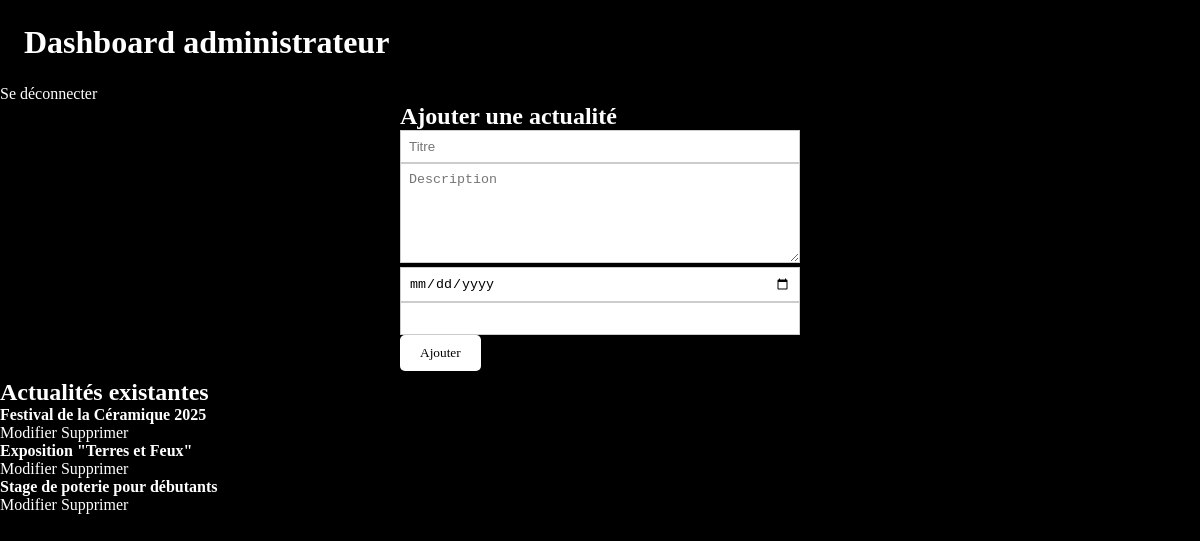
/scripts/dashboard.php (signed in), run on an earlier commit of the app's database.
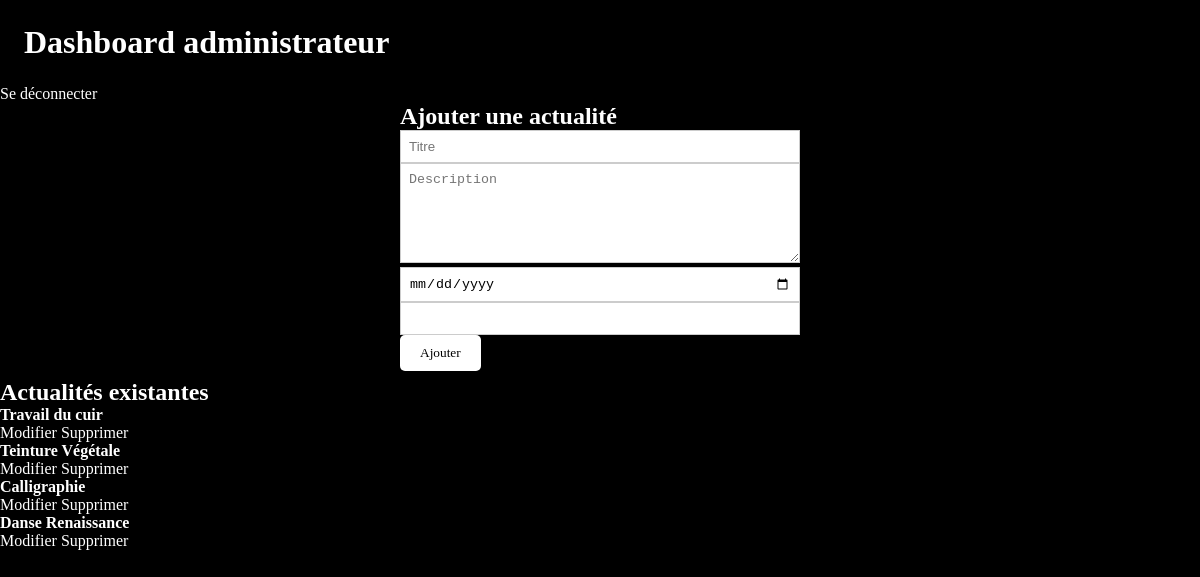
And on a later commit of the database.
### tables this page shows
CREATE TABLE `evenement` (
  `id_evenement` int(11) NOT NULL,
  `titre` varchar(200) NOT NULL,
  `date_debut` datetime NOT NULL,
  `date_fin` datetime NOT NULL,
  `prix` decimal(10,2) DEFAULT NULL,
  `description` text DEFAULT NULL
);

### scripts/dashboard.php (the view, shortened to what this page needs)
<?php
$dbInstance = Database::getInstance(
    "localhost",
    "db_pousinade",
    3306,
    "root",
    ""
);
$db = $dbInstance->getConnection();
$actualites = $db
    ->query("SELECT * FROM evenement ORDER BY id_evenement DESC")
    ->fetchAll();
?>
<!DOCTYPE html>
<html lang="en">
<head>
    <link rel="stylesheet" href="../css/styles.css">
</head>
<body>
<h1>Dashboard administrateur</h1>
<a href="deconnexion.php">Se déconnecter</a>
<form action="ajoutactu.php" method="post" class='formulaire'>
    <h2>Ajouter une actualité</h2>
    <input type="text" name="titre" placeholder="Titre" required>
    <textarea name="description" placeholder="Description" required></textarea>
    <input type="date" name="date_debut" required>
    <input type="number" name="prix" step="0.01">
    <button type="submit" class = "boutonEnvoyer">Ajouter</button>
</form>
<h2>Actualités existantes</h2>
<div class="actus-admin">
    <?php foreach ($actualites as $actu) : ?>
        <div class="carte-admin">
            <strong><?= htmlspecialchars($actu['titre']) ?></strong>
            <div class="actions">
                <a class="modifier" href="modifactu.php?id=<?= (int)$actu['id'] ?>">Modifier</a>
                <a class="supprimer" href="supprimactu.php?id=<?= (int)$actu['id'] ?>"
                   onclick="return confirm('Supprimer ?')">Supprimer</a>
            </div>
        </div>
    <?php endforeach; ?>
</div>

What changed in the data, as far as the page shows it:
removed evenement: titre "Festival de la Céramique 2025"
removed evenement: titre "Exposition \"Terres et Feux\""
removed evenement: titre "Stage de poterie pour débutants"
added evenement: titre "Travail du cuir"
added evenement: titre "Teinture Végétale"
added evenement: titre "Calligraphie"
added evenement: titre "Danse Renaissance"
